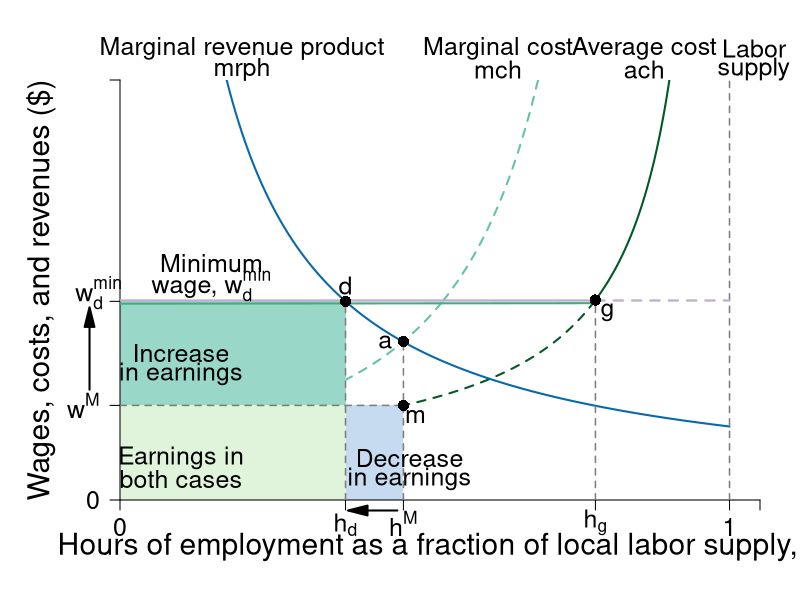

Source code (R):
#' Graph Designer: Scott Cohn
#' Authors: Bowles and Halliday
#' Title: Coordination, Conflict and Competition: A Text in Microeconomics

library(shape)
library(plotrix)
pdf(file = "employment/monopsony_earningschange.pdf", width = 9, height = 7)

#Set parameters for graphics
axislabelsize <- 1.8
labelsize <- 1.5
namesize <- 1.8
annotatesize <- 1.5
graphlinewidth <- 2
segmentlinewidth <- 1.5

COL <- c("#7fc97f", "#beaed4", "#fdc086", "#ffff99", "#386cb0", "#f0027f", "#bf5b17", "#666666")
COLA <- c("#e0f3db", "#99d8c9","#66c2a4","#41ae76", "#238b45", "#005824")
COLB <- c("#c6dbef", "#4eb3d3", "#2b8cbe", "#0868ac","#084081")
COLC <- c("#fcfbfd", "#efedf5", "#dadaeb", "#bcbddc", "#9e9ac8", "#807dba", "#6a51a3", "#54278f", "#3f007d")
grays <- gray.colors(25, start = 1, end = 0, alpha = 1)


WageFn <- function(h, ubar = 3, B = 2, t = 0.8) {
  B + ubar + (ubar - ubar*t +  ubar*t*h )/(t*(1 - h))
}

Mch <- function(h, ubar = 3, B = 2, t = 0.8) {
  B + ubar + (ubar - ubar*t +  ubar*t*h )/(t*(1 - h))+ (ubar*h)/(t*(1-h)^2)
}


MRP <- function(h, constant = 7, slope = 1){
  constant/(slope*h)
}

# mrp2 <- function(h, constant = 4, power = 2){
#   constant/(h^power)
# }

costRevSol <- function(h, constant = 7, ubar = 3, B = 2, t = 0.8){
  B + ubar + (ubar - ubar*t +  ubar*t*h )/(t*(1 - h)) + (ubar*h)/(t*(1-h)^2) - constant/h
}

#uniroot(costRevSol(x, constant = 7, ubar = 3, B = 2, t = 0.8), lower = 0.01, upper = 1)

par(mar =  c(5, 6, 4, 2))

xlims <- c(0, 1.05)
ylims <- c(0, 40)

plot(0, 0, xlim = xlims, ylim = ylims, type = "n",
     xlab = "",
     ylab = "",
     xaxt = "n", 
     yaxt = "n",
     cex.lab = axislabelsize, 
     bty = "n", 
     xaxs="i", 
     yaxs="i")

npts <- 500 
npts2 <- 501

#Guesses at intersections
LPoints <- c(0.465, 0.56) 
BPoints <- c(0.37, 0.53, 0.78)

#Specify the sequences of points for graphing. 
xx1 <- seq(xlims[1], BPoints[2], length.out = npts)
xx2 <- seq(BPoints[2], 1, length.out = npts)
xx3 <- seq(xlims[1], BPoints[3], length.out = npts)
xx4 <- seq(BPoints[3], 1, length.out = npts)
xx5 <- seq(xlims[1], 1, length.out = npts)


#Draw the lines for the graphs
lines(xx3, WageFn(xx3), col = COLA[6], lwd = graphlinewidth, lty = 2)
lines(xx4, WageFn(xx4), col = COLA[6], lwd = graphlinewidth, lty = 1)
lines(xx1, Mch(xx1), col = COLA[3], lwd = graphlinewidth, lty = 2)
lines(xx2, Mch(xx2), col = COLA[3], lwd = graphlinewidth, lty = 2)
lines(xx5, MRP(xx5), col = COLB[4], lwd = graphlinewidth)
#lines(xx1, mrp2(xx1), col = COLB[4], lwd = graphlinewidth)

#lines(xx2, solowCondition(xx2, delta = 5), col = COL[3], lwd = 4)
#lines(xx2, solowInfeas(xx2, delta = 5), col = COL[1], lwd = 4, lty = 2)




#Customize ticks and labels for the plot
ticksy <- c(0, MRP(BPoints[1]), WageFn(LPoints[1]), 40)
ylabels <- c(0, NA, expression(paste(w^M)), NA)
ticksx <- c(0, BPoints[1], LPoints[1], BPoints[3], 1, xlims[2])
xlabels <- c(0, expression(paste(h[d])), expression(paste(h^M)), expression(paste(h[g])),  1.0, NA)

xpoly1 <- c(0, 0, BPoints[1], BPoints[1])
ypoly1 <- c(0, WageFn(LPoints[1]), WageFn(LPoints[1]), 0)
polygon(x = xpoly1, y = ypoly1, col=COLA[1], density=NULL, border = NA)

xpoly2 <- c(LPoints[1], LPoints[1], BPoints[1], BPoints[1])
ypoly2 <- c(0, WageFn(LPoints[1]), WageFn(LPoints[1]), 0)
polygon(x = xpoly2, y = ypoly2, col=COLB[1], density=NULL, border = NA)

xpoly3 <- c(0, 0, BPoints[1], BPoints[1])
ypoly3 <- c(19, WageFn(LPoints[1]), WageFn(LPoints[1]), 19)
polygon(x = xpoly3, y = ypoly3, col=COLA[2], density=NULL, border = NA)


axis(1, at = ticksx, pos = 0, labels = xlabels, cex.axis = labelsize)
axis(2, at = ticksy, pos = 0, labels = ylabels, las = 1,cex.axis = labelsize)


text(-0.035, 19 + 0.75,  expression(paste(w[d]^min)), xpd = TRUE, cex = labelsize) 



#Axis labels 
text(0.5*xlims[2], -4.5,  expression(paste("Hours of employment as a fraction of local labor supply, ", h)), xpd = TRUE, cex = axislabelsize) 
text(-0.13, 0.5*ylims[2], expression(paste("Wages, costs, and revenues ($)")), xpd = TRUE, cex = axislabelsize, srt = 90) 


#Annotation of the  graphs
text(0.86, 43, expression(paste("Average cost")), cex = labelsize, xpd = TRUE)
text(0.86, 41, expression(paste(ach)), cex = labelsize, xpd = TRUE)

text(0.62, 43, expression(paste("Marginal cost")), cex = labelsize, xpd = TRUE)
text(0.62, 41, expression(paste(mch)), cex = labelsize, xpd = TRUE)

text(0.2, 43, expression(paste("Marginal revenue product")), cex = labelsize, xpd = TRUE)
text(0.2, 41, expression(paste(mrph)), cex = labelsize, xpd = TRUE)



#Labor supply
segments(1, 0, 1, 42, lty = 2, lwd = segmentlinewidth, col = grays[20])
text(1.04, 43, expression(paste("Labor")), cex = labelsize, xpd = TRUE)
text(1.04, 41, expression(paste("supply")), cex = labelsize, xpd = TRUE)



#segments(0, Mch(LPoints[1]), LPoints[1], Mch(LPoints[1]), lty = 2, lwd = segmentlinewidth, col = grays[20])
segments(LPoints[1], 0 , LPoints[1], Mch(LPoints[1]), lty = 2, lwd = segmentlinewidth, col = grays[20])
segments(0, WageFn(LPoints[1]), LPoints[1], WageFn(LPoints[1]), lty = 2, lwd = segmentlinewidth, col = grays[20])

segments(BPoints[1], 0, BPoints[1], MRP(BPoints[1]), lty = 2, lwd = segmentlinewidth, col = grays[20])

#Binding minimum wage
segments(0, 19, BPoints[3], 19, lty = 1, lwd = graphlinewidth + 0.2, col = COL[2])
segments(BPoints[3], 19, 1, 19, lty = 2, lwd = graphlinewidth + 0.2, col = COL[2])

#Green part of min wage
segments(0, 19 - 0.3, BPoints[3], WageFn(BPoints[3]) - 0.3, lty = 1, lwd = graphlinewidth, col = COLA[4])

points(BPoints[1], MRP(BPoints[1]), pch = 16, col = "black", cex = 1.5)
text(BPoints[1], MRP(BPoints[1]) + 1.5, expression(paste(d)), cex = labelsize)


segments(BPoints[3], 0, BPoints[3], WageFn(BPoints[3]), lty = 2, lwd = segmentlinewidth, col = grays[20])
points(BPoints[3], WageFn(BPoints[3]), pch = 16, col = "black", cex = 1.5)
text(BPoints[3] + 0.02, WageFn(BPoints[3]) - 1.2, expression(paste(g)), cex = labelsize)


points(LPoints[1], Mch(LPoints[1]), pch = 16, col = "black", cex = 1.5)
text(LPoints[1] - 0.03, MRP(LPoints[1]), expression(paste(a)), cex = labelsize)


points(LPoints[1], WageFn(LPoints[1]), pch = 16, col = "black", cex = 1.5)
text(LPoints[1] + 0.02, WageFn(LPoints[1]) - 1, expression(paste(m)), cex = labelsize)

#Arrows for effects of min wage
Arrows(LPoints[1] - 0.01, -1, BPoints[1] + 0.02, -1, col = "black", lty = 1, lwd = 2, arr.type = "triangle", xpd = TRUE)
Arrows(-0.05, WageFn(LPoints[1]) + 1.5, - 0.05, MRP(BPoints[1]) - 1.5, col = "black", lty = 1, lwd = 2, arr.type = "triangle", xpd = TRUE)


text(0.15, MRP(BPoints[1]) + 3.6, expression(paste("Minimum")), cex = labelsize)
text(0.15, MRP(BPoints[1]) + 1.6, expression(paste("wage, ", w[d]^min)), cex = labelsize)

text(0.1, 14, expression(paste("Increase")), cex = labelsize)
text(0.1, 12, expression(paste("in earnings")), cex = labelsize)

text(0.1, 4, expression(paste("Earnings in")), cex = labelsize)
text(0.1, 2, expression(paste("both cases")), cex = labelsize)

text(0.475, 4, expression(paste("Decrease")), cex = labelsize)
text(0.475, 2, expression(paste("in earnings")), cex = labelsize)


dev.off()
